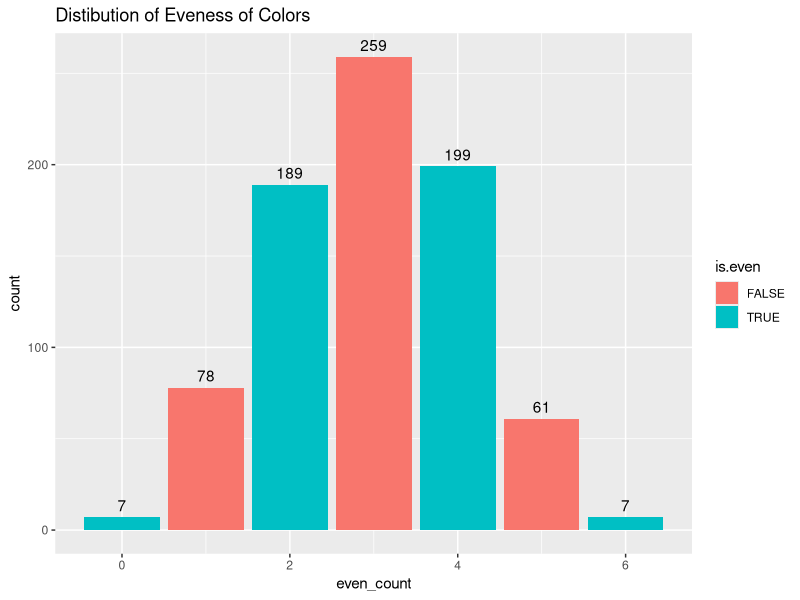
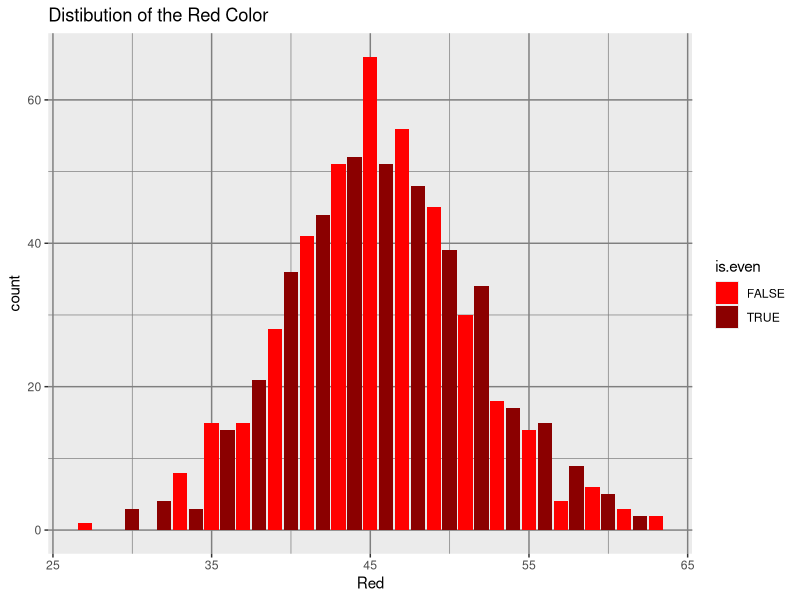
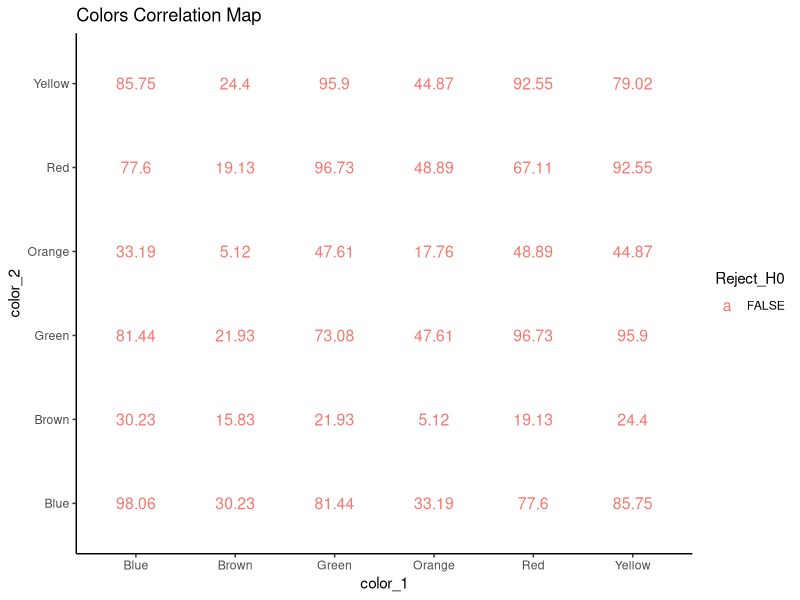
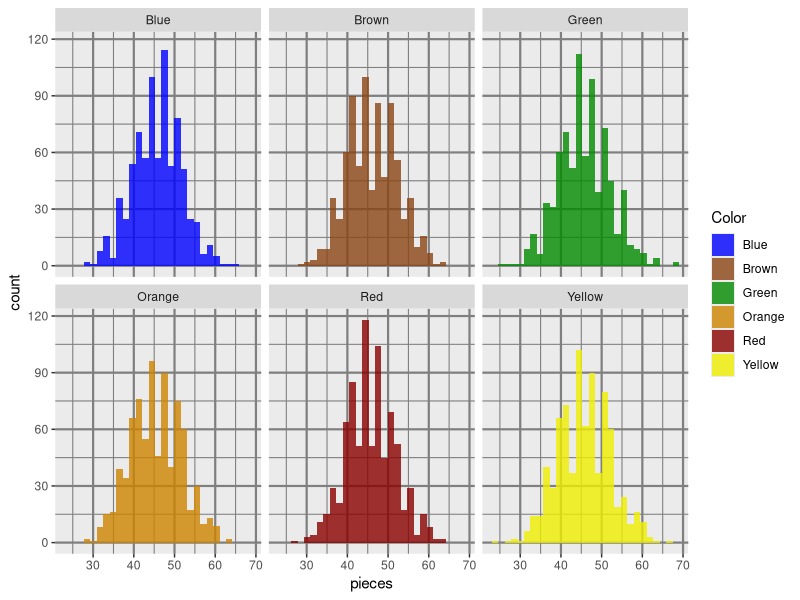
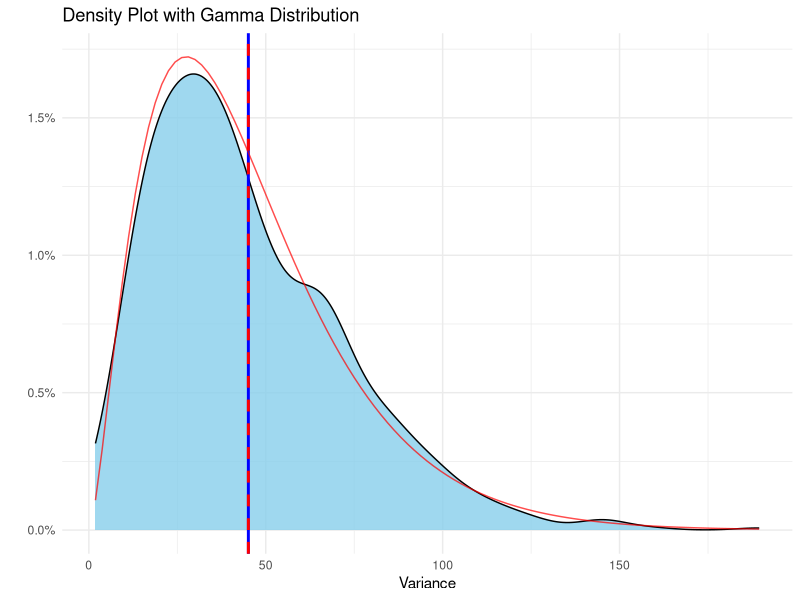
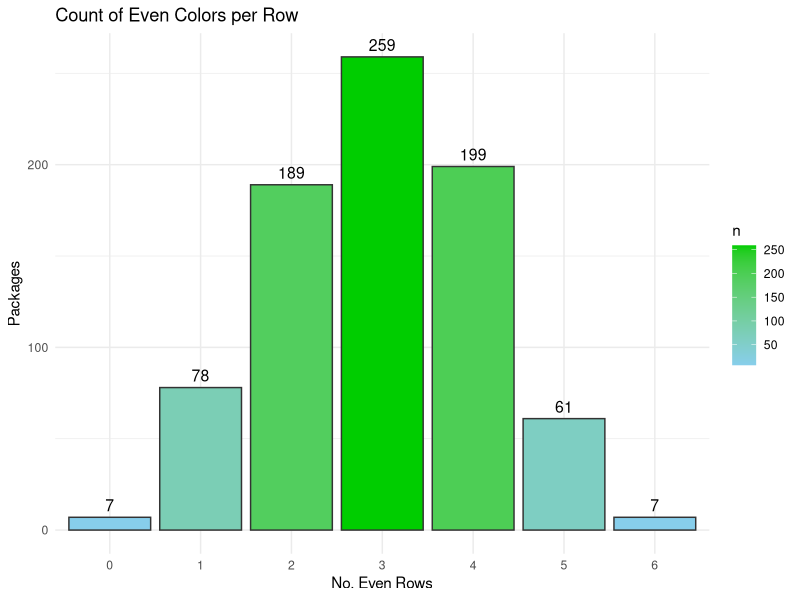
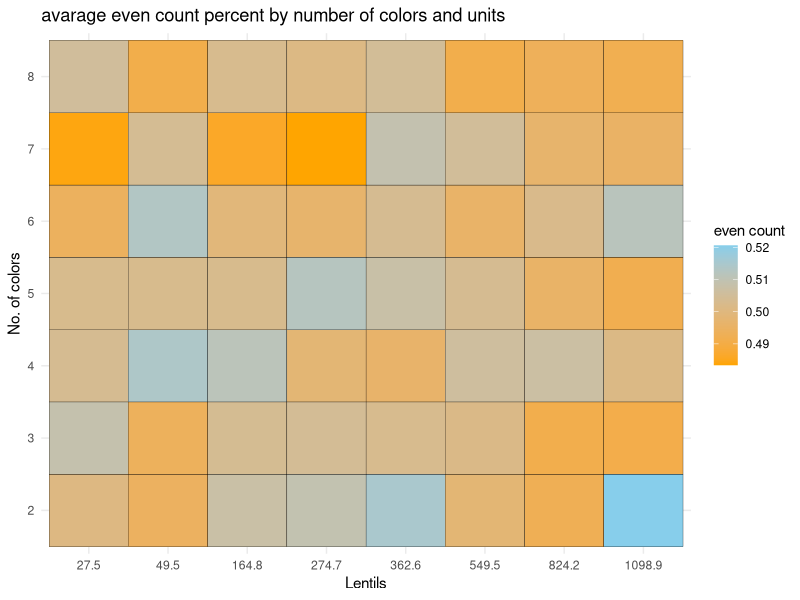
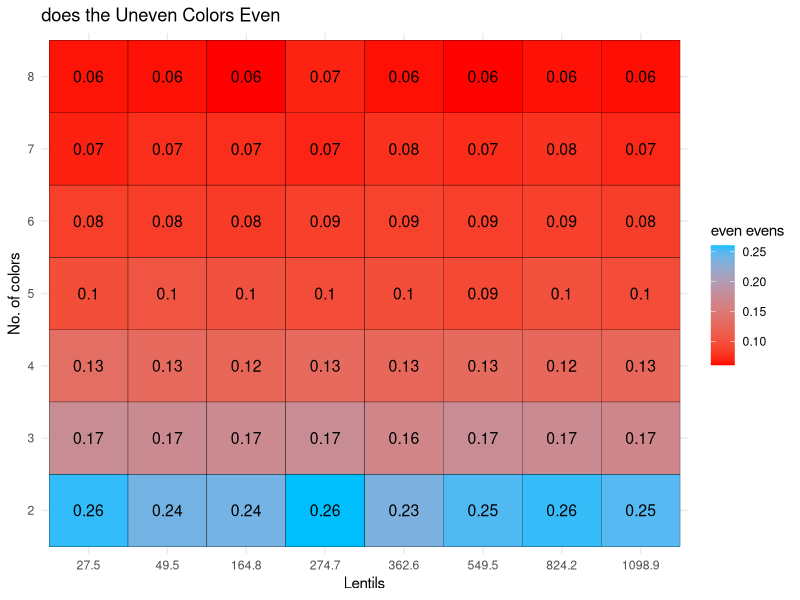

Recreate these plots in R, in order.
## ---- chunk 1
n= 800              #numbers of bags per sample
n_color= 6          #unique colors of M&M
gram= 0.91          #weight of one M&M
bag_g= 250          #common weight of M&M package
n_unit= bag_g/gram  #M&M per packagenm,
## ---- chunk 2
library(tidyverse)
library(MASS) #calculate distribution parameters
library(scales)
## ---- chunk 3
#parameters
n<- 800            #numbers of bags per sample
n_color<- 6         #unique colors of M&M
gram<- 0.91         #weight of one M&M
bag_g<- 250         #common weight of M&M package
n_unit<- bag_g/gram #M&M per packagenm,
av_per_color= n_unit/n_color
paste0("The avarage number of lentils per color is ", round(av_per_color,2))
## ---- chunk 4
Create_bag<- function(x,tx) #create bag using sample vector
  {
  x<- floor(x)+sample(0:1,1)
  res<- matrix(nrow = 1, ncol = tx)
  colnames(res)<- 1:tx
  S_res<- sample(tx,x,replace = T)
  while(sum(table(S_res)>x))
  {S_res<- S_res[-1]}
  for (i in 1:tx) {
    res[,i] <- sum(S_res==i)
    }
  res}

sample_MnM<-function(n,x_units,t_colors) #create n bag using sample vector
  {
  res<- matrix(nrow = n, ncol = t_colors)
  for (i in 1:n)
    {res[i,]<- Create_bag(x= x_units,tx=t_colors)}
  res}
## ---- chunk 5
#example
print("One bag of 100:")
Create_bag(100,6)
print("3 bags of 100:")
sample_MnM(3,100,6) %>% 
   `colnames<-`(c(1:6)) %>% 
   `rownames<-`(c("Bag_1","Bag_2","Bag_3")) %>% 
   `colnames<-`(c("Red","Blue","Green", "Orange", "Yellow", "Brown"))
## ---- chunk 6
MnM_sample<- sample_MnM(n,n_unit,n_color) %>% 
     `colnames<-`(c("Red","Blue","Green", "Orange", "Yellow", "Brown"))

MnM_sample<-
  MnM_sample %>% as_data_frame() %>% 
  mutate(even_count= rowSums(across(everything()  , ~ .x %% 2 == 0)), #how many evens colors there are
         even_evens= rowSums(across(c(1:6), ~ .x %% 2 == 1)) %% 2 ==0, #are the uneven colors even
         low_col=    rowSums(across(c(1:6), ~ .x <= 0.66*av_per_color)),
         Variance=    apply(across(c(1:6)), 1, var), #var of candy per color/ type
         min=        apply(across(c(1:6)),1,FUN = min), # lowest value in color
         all_even=   rowSums(across(c(1:n_color)  , ~ .x %% 2 == 0))== n_color)

MnM_sample %>% head(6)
## ---- chunk 7
print("summary of all colors Distibution:")  #summary of all colors

rbind(
MnM_sample$Red %>% summary(),
MnM_sample$Blue %>% summary(),
MnM_sample$Green %>% summary(),
MnM_sample$Orange %>% summary(),
MnM_sample$Yellow %>% summary(),
MnM_sample$Brown %>% summary()
) %>% as.data.frame() %>% cbind(sapply(MnM_sample[,1:6],var,na.rm=1)) %>% 
  rename("Var" ="sapply(MnM_sample[, 1:6], var, na.rm = 1)")

MnM_sample %>%
  mutate(is.even = even_count %%2 ==0) %>% 
  ggplot(aes(x= even_count, fill= is.even))+
  geom_bar()+
    geom_text(
    stat = "count",
    aes(label = ..count..),vjust = -0.5)+
  labs(title="Distibution of Eveness of Colors")

MnM_sample %>%
  mutate(is.even = Red %%2 ==0) %>% 
  ggplot(aes(x= Red, fill= is.even))+
  scale_fill_manual(values = c("red", "red4"))+
  geom_bar()+labs(title="Distibution of the Red Color")+
  theme(panel.grid = element_line(color = "gray50"))
## ---- chunk 8
#test mu is av_per_color
check_mean_hypothesis <- function(data, column_name, X)
  {
  test_result <- t.test(data[[column_name]], mu = X)
  test_result$p.value
}

columns_to_test <- colnames(MnM_sample[,1:6])
test_results <- sapply(columns_to_test, function(col) {
  check_mean_hypothesis(MnM_sample, col, av_per_color)
})

percent(test_results)
## ---- chunk 9
check_mean_hypothesis <- function(data, column_name, X) {
  t.test(data[[column_name]], mu = X)$p.value}

check_two_sample_t_test <- function(data, col1, col2) {
  t.test(data[[col1]], data[[col2]])$p.value}

columns_to_test <- colnames(MnM_sample[,1:6])
num_cols <- length(columns_to_test)
p_value_matrix <- matrix(NA, nrow = num_cols, ncol = num_cols, dimnames = list(columns_to_test, columns_to_test))
for (i in 1:num_cols) {
  for (j in 1:num_cols) {
    if (i == j) { #diagonal test of mu
      p_value_matrix[i, j] <- check_mean_hypothesis(MnM_sample, columns_to_test[i], av_per_color)
    } else { # 2 sample t.test
      p_value_matrix[i, j] <- check_two_sample_t_test(MnM_sample, columns_to_test[i], columns_to_test[j])
    }
  }
}

round(as.data.frame(p_value_matrix),4) %>%
  mutate(color_1= rownames(p_value_matrix)) %>% 
  pivot_longer(cols = 1:6, names_to = "color_2", values_to = "t_test") %>% 
  mutate(Reject_H0 = t_test<= 0.05) %>% 
  ggplot(aes(x= color_1, y= color_2))+
  geom_text(aes(label = t_test * 100,, color = Reject_H0), size = 4)+
  labs(title="Colors Correlation Map", label = "Reject Ho")+
  theme_classic()
## ---- chunk 10
colored_MnM<- MnM_sample %>%
    pivot_longer(cols = 1:6, names_to = "Color", values_to = "pieces") %>%
    ggplot(aes(fill=Color ,x= pieces))+
  geom_histogram(position = "identity", alpha= 0.8)+
    scale_fill_manual(values = c("blue", "chocolate4","green4", "orange3","red4", "yellow2"))+
  theme(panel.grid = element_line(color = "grey50",
                                  size = 0.75))+facet_wrap(~Color)

ggsave(colored_MnM, 
       filename = "colored_M&M.png",
       height = 4, width = 5, units = "in")

colored_MnM
## ---- chunk 11
gamma_params <- fitdistr(MnM_sample$Variance, "gamma")$estimate
paste0("The parameters of the gamma shaped variance is shape ", round(gamma_params[1],3)," and rate ", round(gamma_params[2],3) )
shape_est <- gamma_params["shape"]
scale_est <- 1 / gamma_params["rate"] #using Scale= 1/Rate

MnM_sample %>% #plot density
  ggplot(aes(x = Variance)) +
  geom_density(fill= "skyblue", alpha= 0.8) +
  geom_vline(xintercept = mean(MnM_sample$Variance), color = "blue", size=1) +
  geom_vline(xintercept = scale_est*shape_est, color = "red", linetype = "dashed", size=1) +
  stat_function(fun = dgamma, args = list(shape = shape_est, scale = scale_est), 
                color = "red", alpha= 0.7) +
  labs(title = "Density Plot with Gamma Distribution",
       x = "Variance",
       y = "") +
  scale_y_continuous(label=scales::label_percent(.1)) + 
  theme_minimal()
## ---- chunk 12
MnM_sample %>%
  select_(1,2,3,4,5,6) %>%
  mutate(count_even = rowSums(across(1:n_color, ~ .x %% 2 == 0))) %>%
  count(count_even) %>%
  ggplot(aes(x = factor(count_even), y = n, fill = n)) +  # make x categorical
  geom_bar(stat = "identity", color= "grey20") +
  scale_fill_gradient(low = "skyblue", high = "green3") +
  labs(
    title = "Count of Even Colors per Row",
    x = "No. Even Rows",
    y = "Packages"
  )+
    geom_text(aes(label = n), color = "black", size = 4,vjust = -0.5)+
  theme_minimal()
## ---- chunk 13
mega_snack<- function(nn,n_unit,n_color)
  {
  m_sample<- length(n_unit)*length(n_color)
  nul_mat= matrix(nrow = m_sample, ncol = 6)
  res<- cbind(rep(n_unit,length(n_color)),
              sort(rep(n_color,length(n_unit))),
              nul_mat)
    colnames(res)<- c("n_unit", "n_color", "even_count", "even_evens",
                    "var_col","all_even","low_color","smallest_col")
    for (i in 1:(dim(res)[1]))
  {
    low_color<- 0.666*res[i,1]/(res[i,2])
    small_sample<- sample_MnM(nn,res[i,1],res[i,2])%>%
      as_data_frame() %>% 
      mutate(even_count= rowSums(across(everything()  , ~ .x %% 2 == 0))/res[i,2],
             #how many evens colors there are
             even_evens= (rowSums(across(c(1:n_color)  , ~ .x %% 2 == 1)) %% 2 ==0)/res[i,2],
             #are the uneven colors even
             var_col=     apply(across(c(1:n_color)), 1, var),
             #var of candy per color/ type
             smallest_col=apply(across(c(1:n_color)), 1, min),
             #lowest value in color
             #all_even=    rowSums(across(c(1:n_color), ~ .x %% 2 == 0)) >= res[i,2],
             all_even=    even_count >= 1,
             low_color=   rowSums(across(c(1:n_color), ~ .x <= low_color ))>=1
            )
    #return(small_sample)
    res[i,3:8]<- c(
      mean(small_sample$even_count),
      mean(small_sample$even_evens),
      mean(small_sample$var_col),
      mean(small_sample$all_even,  na.rm = T),
      mean(small_sample$low_color),
      min(small_sample$smallest_col))
      }

  res %>% as.data.frame()
}
## ---- chunk 14
color_op<- 2:8
grams_op<- c(25,45,150,250,330,500,750,1000)
n_unit_op<- grams_op/gram
nn=800
## ---- chunk 15
mega_snack_1<-
  mega_snack(nn,n_unit_op,color_op) %>%
  mutate(n_unit= round(n_unit,1))
mega_snack_1 %>% sample_n(5)
## ---- chunk 16
mega_snack_1 %>%
  ggplot(aes(x = factor((round( n_unit,1) )), y = factor(n_color ), fill = even_count)) +
  geom_tile(color= "black") +
  scale_fill_gradient(low = "orange", high = "skyblue")+
  labs(title = "avarage even count percent by number of colors and units",
       x= "Lentils",
       y= "No. of colors",
       fill= "even count") +
  guides(colour= "none")+
  theme_minimal()
## ---- chunk 17
mega_snack_1 %>%
  ggplot(aes(x = factor((round( n_unit,1) )), y = factor(n_color ), fill = even_evens )) +
  geom_tile(color= "black") +
  scale_fill_gradient(high = "deepskyblue", low = "red")+
  labs(title = "does the Uneven Colors Even",
       x = "Lentils",
       y = "No. of colors",
       fill = "even evens") +
  geom_text(aes(label = round(even_evens,2)), color = "black", size = 4)+
  theme_minimal()
## ---- chunk 18
Heatmap_all_evens<-
  mega_snack_1 %>%
  ggplot(aes(x = as.factor(round( n_unit,1) ), y = n_color , color = all_even)) +
  geom_point(size = 8 ) +
  scale_color_gradient(low = "yellow", high = "darkolivegreen3")+
  labs(title = "Were all Colors Evens",
       x = "Lentils",
       y = "No. of colors",
       color = "all_even") +
        geom_text(aes(label = sprintf("%.1f%%", all_even * 100)), color = "black", size = 3)+
    guides(size= "none")+
  theme_bw()

ggsave(Heatmap_all_evens, 
       filename = "Heatmap_all_evens.png",
       height = 4, width = 5, units = "in")
  guides(colour= "none")

Heatmap_all_evens
## ---- chunk 19
mega_snack_1 %>%
  ggplot(aes(x = factor(round(n_unit, 1)), y = n_color, fill = low_color))+
  geom_tile(color = "white") +
    geom_text(aes(label = sprintf("%.2f%%", low_color * 100)), color = "black", size = 4)+
  scale_fill_gradient(low = "darkolivegreen3", high = "red3",labels = scales::percent)+
  labs(title = "Chance of Less Than 66% Color in Package",
       x = "Lentils",
       y = "No. of colors",
       fill = "low color")+
  theme_minimal()
## ---- chunk 20
mega_snack_1 %>% 
  select_(1,2,8) %>% 
  mutate(smallest_to_mu= smallest_col*n_color/n_unit) %>%
   ggplot(aes(x = factor(round(n_unit, 1)), y = n_color, fill = smallest_to_mu))+
  geom_tile(color = "white") +
    geom_text(aes(label = sprintf("%.1f%%", smallest_to_mu * 100)), color = "black", size = 4)+
  scale_fill_gradient(low = "red3", high = "darkolivegreen3",labels = scales::percent)+
  labs(title = "Smallest Color as Percent of Expected Value",
       x = "Lentils",
       y = "No. of colors",
       fill = "% of Expected Value")+
  theme_bw()
## ---- chunk 21
mega_snack_open<- function(nn,n_unit,n_color)
  {
  m_sample<- nn*length(n_unit)*length(n_color)
  nul_mat= matrix(nrow = m_sample, ncol = 2)
  res<- cbind(rep(n_unit,nn*length(n_color)),
         sort(rep(n_color,nn*length(n_unit))),
              nul_mat)
  for (i in 1:(dim(res)[1]))
  {
    low_color<- 0.666*res[i,1]/(res[i,2])
    small_sample<- Create_bag(res[i,1],res[i,2])%>%
      as_data_frame() %>% 
      mutate(even_count= rowSums(across(everything()  , ~ .x %% 2 == 0))/res[i,2],
             all_even=   rowSums(across(c(1:n_color)  , ~ .x %% 2 == 0))== res[i,2],
            )
    res[i,3]<- mean(small_sample$even_count)
    res[i,4]<- mean(small_sample$all_even)
      }
  colnames(res)<- c("n_unit", "n_color", "even_count","all_even")
  res %>% as.data.frame()
  }

mega_snack_2<- mega_snack_open(20,n_unit_op,color_op) %>% 
  mutate(color_No2= n_color %%2 == 0) #check if the number of colors is even
lm_color<- lm(mega_snack_2$even_count~ mega_snack_2$n_color +mega_snack_2$n_unit)
lm_color %>% summary()


lm_color_all<- lm(mega_snack_2$all_even~ mega_snack_2$n_color +mega_snack_2$n_unit+ mega_snack_2$color_No2)
lm_color_all %>% summary()
